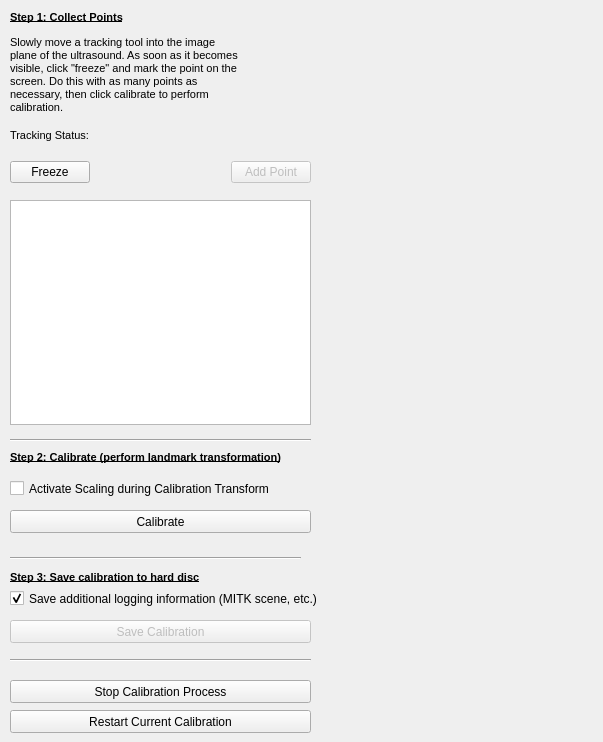
       <widget class="QWidget" name="m_PointBased">
        <attribute name="title">
         <string>Point Based</string>
        </attribute>
        <widget class="QLabel" name="label">
         <property name="geometry">
          <rect>
           <x>10</x>
           <y>10</y>
           <width>221</width>
           <height>16</height>
          </rect>
         </property>
         <property name="text">
          <string>&lt;!DOCTYPE HTML PUBLIC &quot;-//W3C//DTD HTML 4.0//EN&quot; &quot;http://www.w3.org/TR/REC-html40/strict.dtd&quot;&gt;
&lt;html&gt;&lt;head&gt;&lt;meta name=&quot;qrichtext&quot; content=&quot;1&quot; /&gt;&lt;style type=&quot;text/css&quot;&gt;
p, li { white-space: pre-wrap; }
&lt;/style&gt;&lt;/head&gt;&lt;body style=&quot; font-family:'MS Shell Dlg 2'; font-size:8.25pt; font-weight:400; font-style:normal;&quot;&gt;
&lt;p style=&quot; margin-top:0px; margin-bottom:0px; margin-left:0px; margin-right:0px; -qt-block-indent:0; text-indent:0px;&quot;&gt;&lt;span style=&quot; font-size:8pt; font-weight:600; text-decoration: underline;&quot;&gt;Step 1: Collect Points&lt;/span&gt;&lt;/p&gt;&lt;/body&gt;&lt;/html&gt;</string>
         </property>
        </widget>
        <widget class="QLabel" name="label_5">
         <property name="geometry">
          <rect>
           <x>10</x>
           <y>30</y>
           <width>231</width>
           <height>91</height>
          </rect>
         </property>
         <property name="text">
          <string>&lt;!DOCTYPE HTML PUBLIC &quot;-//W3C//DTD HTML 4.0//EN&quot; &quot;http://www.w3.org/TR/REC-html40/strict.dtd&quot;&gt;
&lt;html&gt;&lt;head&gt;&lt;meta name=&quot;qrichtext&quot; content=&quot;1&quot; /&gt;&lt;style type=&quot;text/css&quot;&gt;
p, li { white-space: pre-wrap; }
&lt;/style&gt;&lt;/head&gt;&lt;body style=&quot; font-family:'MS Shell Dlg 2'; font-size:8.25pt; font-weight:400; font-style:normal;&quot;&gt;
&lt;p style=&quot; margin-top:0px; margin-bottom:0px; margin-left:0px; margin-right:0px; -qt-block-indent:0; text-indent:0px;&quot;&gt;&lt;span style=&quot; font-size:8pt;&quot;&gt;Slowly move a tracking tool into the image plane of the ultrasound. As soon as it becomes visible, click &amp;quot;freeze&amp;quot; and mark the point on the screen. Do this with as many points as necessary, then click calibrate to perform calibration.&lt;/span&gt;&lt;/p&gt;&lt;/body&gt;&lt;/html&gt;</string>
         </property>
         <property name="wordWrap">
          <bool>true</bool>
         </property>
        </widget>
        <widget class="QLabel" name="label_6">
         <property name="geometry">
          <rect>
           <x>10</x>
           <y>120</y>
           <width>291</width>
           <height>31</height>
          </rect>
         </property>
         <property name="font">
          <font>
           <weight>75</weight>
           <bold>true</bold>
          </font>
         </property>
         <property name="text">
          <string>&lt;!DOCTYPE HTML PUBLIC &quot;-//W3C//DTD HTML 4.0//EN&quot; &quot;http://www.w3.org/TR/REC-html40/strict.dtd&quot;&gt;
&lt;html&gt;&lt;head&gt;&lt;meta name=&quot;qrichtext&quot; content=&quot;1&quot; /&gt;&lt;style type=&quot;text/css&quot;&gt;
p, li { white-space: pre-wrap; }
&lt;/style&gt;&lt;/head&gt;&lt;body style=&quot; font-family:'MS Shell Dlg 2'; font-size:8.25pt; font-weight:400; font-style:normal;&quot;&gt;
&lt;p style=&quot; margin-top:0px; margin-bottom:0px; margin-left:0px; margin-right:0px; -qt-block-indent:0; text-indent:0px;&quot;&gt;&lt;span style=&quot; font-size:8pt;&quot;&gt;Tracking Status:&lt;/span&gt;&lt;/p&gt;&lt;/body&gt;&lt;/html&gt;</string>
         </property>
        </widget>
        <widget class="QPushButton" name="m_CalibBtnSaveCalibration">
         <property name="enabled">
          <bool>false</bool>
         </property>
         <property name="geometry">
          <rect>
           <x>10</x>
           <y>620</y>
           <width>301</width>
           <height>23</height>
          </rect>
         </property>
         <property name="text">
          <string>Save Calibration</string>
         </property>
        </widget>
        <widget class="Line" name="line_2">
         <property name="geometry">
          <rect>
           <x>10</x>
           <y>550</y>
           <width>291</width>
           <height>16</height>
          </rect>
         </property>
         <property name="orientation">
          <enum>Qt::Horizontal</enum>
         </property>
        </widget>
        <widget class="QListWidget" name="m_CalibPointList">
         <property name="geometry">
          <rect>
           <x>10</x>
           <y>200</y>
           <width>301</width>
           <height>225</height>
          </rect>
         </property>
        </widget>
        <widget class="QLabel" name="label_2">
         <property name="geometry">
          <rect>
           <x>10</x>
           <y>450</y>
           <width>571</width>
           <height>16</height>
          </rect>
         </property>
         <property name="text">
          <string>&lt;!DOCTYPE HTML PUBLIC &quot;-//W3C//DTD HTML 4.0//EN&quot; &quot;http://www.w3.org/TR/REC-html40/strict.dtd&quot;&gt;
&lt;html&gt;&lt;head&gt;&lt;meta name=&quot;qrichtext&quot; content=&quot;1&quot; /&gt;&lt;style type=&quot;text/css&quot;&gt;
p, li { white-space: pre-wrap; }
&lt;/style&gt;&lt;/head&gt;&lt;body style=&quot; font-family:'MS Shell Dlg 2'; font-size:8.25pt; font-weight:400; font-style:normal;&quot;&gt;
&lt;p style=&quot; margin-top:0px; margin-bottom:0px; margin-left:0px; margin-right:0px; -qt-block-indent:0; text-indent:0px;&quot;&gt;&lt;span style=&quot; font-size:8pt; font-weight:600; text-decoration: underline;&quot;&gt;Step 2: Calibrate (perform landmark transformation)&lt;/span&gt;&lt;/p&gt;&lt;/body&gt;&lt;/html&gt;</string>
         </property>
        </widget>
        <widget class="QWidget" name="layoutWidget">
         <property name="geometry">
          <rect>
           <x>10</x>
           <y>160</y>
           <width>301</width>
           <height>25</height>
          </rect>
         </property>
         <layout class="QHBoxLayout" name="horizontalLayout">
          <item>
           <widget class="QPushButton" name="m_CalibBtnFreeze">
            <property name="text">
             <string>Freeze</string>
            </property>
           </widget>
          </item>
          <item>
           <spacer name="horizontalSpacer">
            <property name="orientation">
             <enum>Qt::Horizontal</enum>
            </property>
            <property name="sizeHint" stdset="0">
             <size>
              <width>40</width>
              <height>20</height>
             </size>
            </property>
           </spacer>
          </item>
          <item>
           <widget class="QPushButton" name="m_CalibBtnAddPoint">
            <property name="enabled">
             <bool>false</bool>
            </property>
            <property name="text">
             <string>Add Point</string>
            </property>
           </widget>
          </item>
         </layout>
        </widget>
        <widget class="Line" name="line">
         <property name="geometry">
          <rect>
           <x>10</x>
           <y>430</y>
           <width>301</width>
           <height>21</height>
          </rect>
         </property>
         <property name="orientation">
          <enum>Qt::Horizontal</enum>
         </property>
        </widget>
        <widget class="QPushButton" name="m_CalibBtnCalibrate">
         <property name="geometry">
          <rect>
           <x>10</x>
           <y>510</y>
           <width>301</width>
           <height>23</height>
          </rect>
         </property>
         <property name="text">
          <string>Calibrate</string>
         </property>
        </widget>
        <widget class="QCheckBox" name="m_saveAdditionalCalibrationLog">
         <property name="geometry">
          <rect>
           <x>10</x>
           <y>590</y>
           <width>584</width>
           <height>17</height>
          </rect>
         </property>
         <property name="text">
          <string>Save additional logging information (MITK scene, etc.)</string>
         </property>
         <property name="checked">
          <bool>true</bool>
         </property>
        </widget>
        <widget class="QCheckBox" name="m_ScaleTransform">
         <property name="geometry">
          <rect>
           <x>10</x>
           <y>480</y>
           <width>584</width>
           <height>17</height>
          </rect>
         </property>
         <property name="text">
          <string>Activate Scaling during Calibration Transform</string>
         </property>
        </widget>
        <widget class="QLabel" name="label_4">
         <property name="geometry">
          <rect>
           <x>10</x>
           <y>570</y>
           <width>291</width>
           <height>16</height>
          </rect>
         </property>
         <property name="text">
          <string>&lt;!DOCTYPE HTML PUBLIC &quot;-//W3C//DTD HTML 4.0//EN&quot; &quot;http://www.w3.org/TR/REC-html40/strict.dtd&quot;&gt;
&lt;html&gt;&lt;head&gt;&lt;meta name=&quot;qrichtext&quot; content=&quot;1&quot; /&gt;&lt;style type=&quot;text/css&quot;&gt;
p, li { white-space: pre-wrap; }
&lt;/style&gt;&lt;/head&gt;&lt;body style=&quot; font-family:'MS Shell Dlg 2'; font-size:8.25pt; font-weight:400; font-style:normal;&quot;&gt;
&lt;p style=&quot; margin-top:0px; margin-bottom:0px; margin-left:0px; margin-right:0px; -qt-block-indent:0; text-indent:0px;&quot;&gt;&lt;span style=&quot; font-size:8pt; font-weight:600; text-decoration: underline;&quot;&gt;Step 3: Save calibration to hard disc&lt;/span&gt;&lt;/p&gt;&lt;/body&gt;&lt;/html&gt;</string>
         </property>
        </widget>
        <widget class="QPushButton" name="m_CalibBtnStopCalibration">
         <property name="geometry">
          <rect>
           <x>10</x>
           <y>680</y>
           <width>301</width>
           <height>23</height>
          </rect>
         </property>
         <property name="text">
          <string>Stop Calibration Process</string>
         </property>
        </widget>
        <widget class="QPushButton" name="m_CalibBtnRestartCalibration">
         <property name="geometry">
          <rect>
           <x>10</x>
           <y>710</y>
           <width>301</width>
           <height>23</height>
          </rect>
         </property>
         <property name="text">
          <string>Restart Current Calibration</string>
         </property>
        </widget>
        <widget class="QmitkToolTrackingStatusWidget" name="m_CalibTrackingStatus" native="true">
         <property name="geometry">
          <rect>
           <x>100</x>
           <y>120</y>
           <width>211</width>
           <height>31</height>
          </rect>
         </property>
         <property name="sizePolicy">
          <sizepolicy hsizetype="Preferred" vsizetype="Fixed">
           <horstretch>0</horstretch>
           <verstretch>40</verstretch>
          </sizepolicy>
         </property>
        </widget>
        <widget class="Line" name="line_3">
         <property name="geometry">
          <rect>
           <x>10</x>
           <y>650</y>
           <width>301</width>
           <height>20</height>
          </rect>
         </property>
         <property name="orientation">
          <enum>Qt::Horizontal</enum>
         </property>
        </widget>
       </widget>
